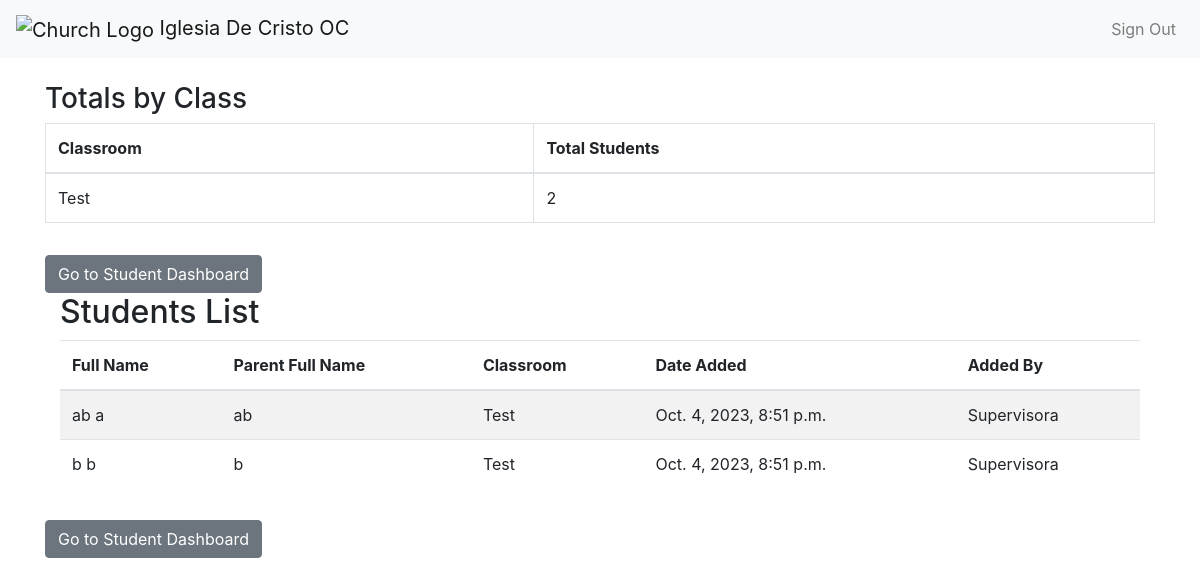
The app's page /list-students/ (signed in) with its own data.
### classApp/models.py (models this page shows, shortened)
class Classroom(models.Model):
    name = models.CharField(max_length=255, unique=True)
    created_by = models.ForeignKey(CustomUser, on_delete=models.CASCADE)
    created_at = models.DateTimeField(auto_now_add=True)

class Student(models.Model):
    parent_full_name = models.CharField(max_length=255)
    first_name = models.CharField(max_length=100)
    last_name = models.CharField(max_length=100)
    student_id = models.PositiveIntegerField(unique=True, validators=[MinValueValidator(1), MaxValueValidator(999)])
    classroom = models.ForeignKey(Classroom, on_delete=models.CASCADE)
    added_by = models.ForeignKey(CustomUser, on_delete=models.CASCADE, related_name="students_added")
    added_on = models.DateTimeField(auto_now_add=True)

class CustomUser(AbstractUser):
    ADMIN_LEVELS = (
        (1, 'Ayuda y Encargada'),
        (2, 'Supervisora'),
        (3, 'Administradores'),
    )
    admin_level = models.IntegerField(choices=ADMIN_LEVELS, default=1)

### classApp/views.py (the view)
# urls.py: path('list-students/', views.list_students, name='list_students'),
@login_required
def list_students(request):
    students = Student.objects.all()
    class_counts = Student.objects.values('classroom__name').annotate(total_students=Count('classroom'))
    return render(request, 'list_students.html', {'students': students, 'class_counts': class_counts})

### classApp/templates/list_students.html
{% extends 'base.html' %}
{% block content %}
<h3>Totals by Class</h3>
<table class="table table-bordered">
    <thead>
        <tr>
            <th>Classroom</th>
            <th>Total Students</th>
        </tr>
    </thead>
    <tbody>
        {% for class_count in class_counts %}
        <tr>
            <td>{{ class_count.classroom__name }}</td>
            <td>{{ class_count.total_students }}</td>
        </tr>
        {% endfor %}
    </tbody>
</table>
<a href="{% url 'student_dashboard' %}" class="btn btn-secondary mt-3">Go to Student Dashboard</a>
<div class="container">
    <h2>Students List</h2>
    <table class="table table-striped">
        <thead>
            <tr>
                <th>Full Name</th>
                <th>Parent Full Name</th>
                <th>Classroom</th>
                <th>Date Added</th>
                <th>Added By</th>
            </tr>
        </thead>
        <tbody>
            {% for student in students %}
            <tr>
                <td>{{ student.first_name }} {{ student.last_name }}</td>
                <td>{{ student.parent_full_name }}</td>
                <td>{{ student.classroom.name }}</td>
                <td>{{ student.added_on }}</td>
                <td>{{ student.added_by.username }}</td>
            </tr>
            {% endfor %}
        </tbody>
    </table>
</div>
<a href="{% url 'student_dashboard' %}" class="btn btn-secondary mt-3">Go to Student Dashboard</a>
{% endblock %}

### records on screen
Classroom: classroom__name "Test", total_students "2"
Student: first_name "ab", last_name "a", parent_full_name "ab", classroom.name "Test", added_on "Oct. 4, 2023, 8:51 p.m.", added_by.username "Supervisora"
Student: first_name "b", last_name "b", parent_full_name "b", classroom.name "Test", added_on "Oct. 4, 2023, 8:51 p.m.", added_by.username "Supervisora"
